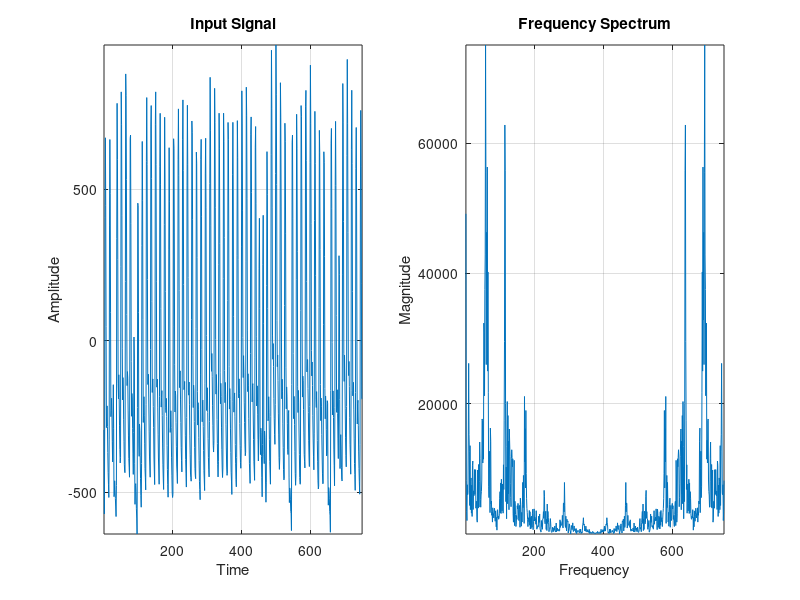
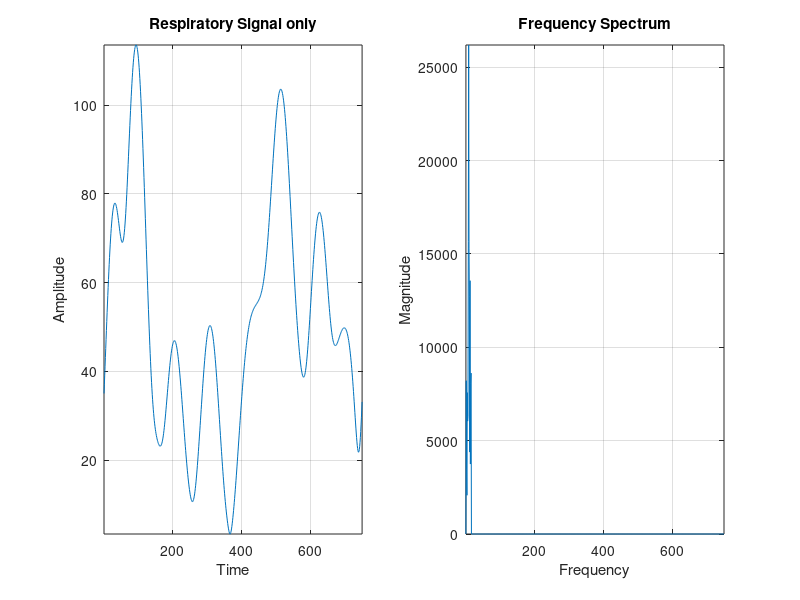

These figures' MATLAB source, in order:
y=load('ppgwithRespiration_25hz_30seconds.mat');
x=y.xppg;
x=x';
[l,~]=size(x);
myfft=fft(x,l);
figure(1);
subplot(1,2,1);
plot(x);axis tight;grid on;title('Input Signal');xlabel('Time');ylabel('Amplitude');
subplot(1,2,2);
plot(abs(myfft));axis tight;grid on;title('Frequency Spectrum');xlabel('Frequency');ylabel('Magnitude');

%Getting respiratory part only
myfft(1)=0;
myfft(17:l,:)=0;
xapp=ifft(myfft,l);
[~,loc]=max(myfft);
display("Respiratory rate in Breaths per minute: ");display((loc-1)*25*60/l);
figure(2);
subplot(1,2,1);
plot(abs(xapp));axis tight;grid on;title('Respiratory Signal only');xlabel('Time');ylabel('Amplitude');
subplot(1,2,2);
plot(abs(myfft));axis tight;grid on;title('Frequency Spectrum');xlabel('Frequency');ylabel('Magnitude');